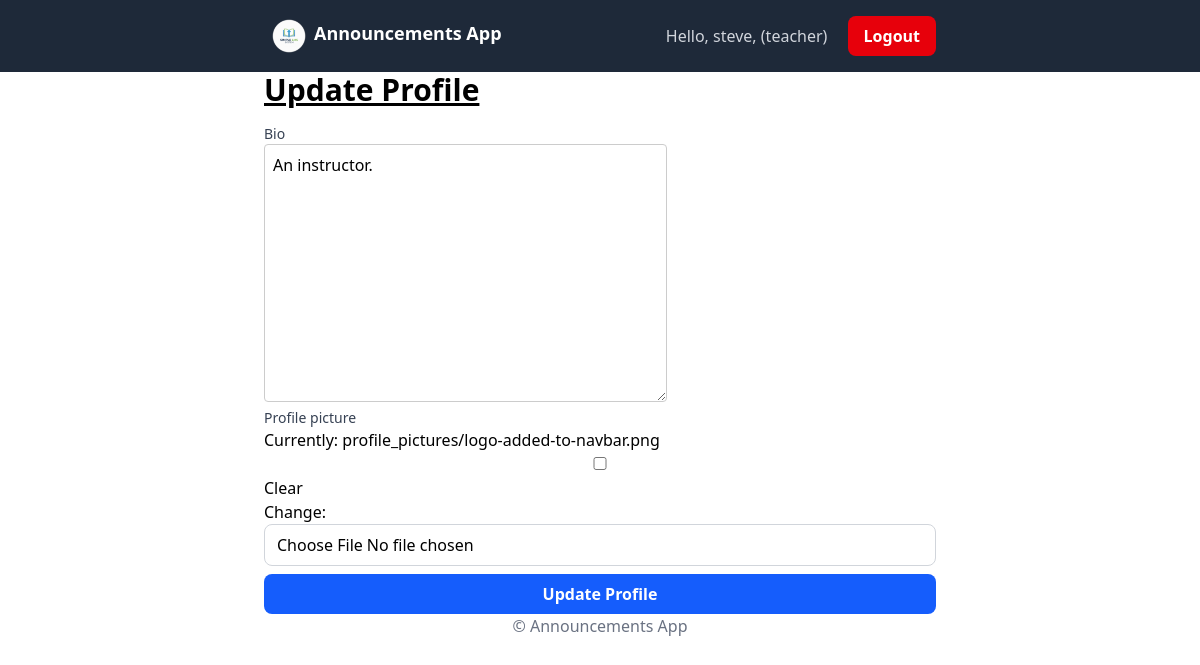
The app's page /profiles/edit/ (signed in) with its own data.
### core/models.py (models this page shows, shortened)
class User(AbstractUser):
    ROLE_CHOICES = (
        ('teacher', 'Teacher'),
        ('student', 'Student'),
    )
    role = models.CharField(max_length=10, choices=ROLE_CHOICES)

### profiles/models.py (models this page shows, shortened)
class Profile(models.Model):
    user = models.OneToOneField(
        settings.AUTH_USER_MODEL,
        on_delete=models.CASCADE,
        related_name="profile"
    )
    bio = models.TextField(blank=True, null=True)
    profile_picture = models.ImageField(
        upload_to="profile_pictures/", # this line will upload to media/profile_pictures/
        blank=True,
        null=True
    )

### profiles/views.py (the view)
# urls.py: path("edit/", update_profile, name="profile_edit"),
@login_required
def update_profile(request):
    profile, created = Profile.objects.get_or_create(user=request.user)
    if request.method == "POST":
        form = ProfileForm(
            request.POST,
            request.FILES,  # the images that are passed back.
            instance=profile,
        )
        if form.is_valid():
            form.save()
            return redirect("profile_edit")
    else:
        form = ProfileForm(instance=profile)
    return render(request, "profiles/edit_profile.html", {"form": form})

### profiles/forms.py
class ProfileForm(forms.ModelForm):
    class Meta:
        model = Profile
        fields = ['bio', 'profile_picture']

### profiles/templates/profiles/edit_profile.html (shortened to what this page needs)
{% extends 'base.html' %}
{% block content %}
<div class="max-w-2xl mx-auto px-4 md:px-0">
  <div class="flex justify-between items-center mb-4">
    <h1 class="text-3xl font-bold underline">
      Update Profile
    </h1>
  </div>
  <form method="post" enctype="multipart/form-data">
    {% for field in form %}
      <div>
        <label for="{{ field.id_for_label }}" class="block text-sm font-medium text-gray-700">
          {{ field.label }}
        </label>
        {{ field }}
      </div>
    {% endfor %}
    <button type="submit" class="mt-2 w-full bg-blue-600 hover:bg-blue-700 text-white font-semibold py-2 px-4 rounded-lg">
      Update Profile
    </button>
  </form>
</div>
{% endblock %}

### templates/base.html (shortened to what this page needs)
{% load static %}
<!doctype html>
<html>
  <head>
    <script src="https://cdn.jsdelivr.net/npm/@tailwindcss/browser@4"></script>
    <link rel="stylesheet" href="{% static '/css/styles.css' %}" />
  </head>
  <body>
    <header>
        {% block header %}
        <nav class="bg-gray-800 p-4">
                <div class="max-w-2xl mx-auto flex justify-between items-center">
                    <a href="" class="flex text-white text-lg font-semibold">
                        <img
                            src="{% static 'logo-sm.png' %}"
                            class="px-2"
                            width="50"
                            height="50"
                        />
                        Announcements App
                    </a>
                    {% if user.is_authenticated %}
                    <div>
                        <form method="post" action="{% url 'logout' %}">
                            <span class="text-gray-300 mr-4">
                                Hello, {{user.username}}, ({{user.role}})
                            </span>
                            <button type="submit" class="px-4 py-2 bg-red-600 text-white font-semibold rounded-lg hover:bg-red-700 focus:outline-none focus:ring-2 focus:ring-red-500 focus:ring-offset-2">
                                Logout
                            </button>
                        </form>
                    </div>
                    {% endif %}
                </div>
        </nav>
        {% endblock %}
    </header>
    <main>
        {% block content %}{% endblock %}
    </main>
    <footer>
        {% block footer %}
            <p class="text-center text-gray-500">
                &copy; Announcements App
            </p>
        {% endblock %}
    </footer>
  </body>
</html>

### static/css/styles.css (style rules this page uses)
input, select { width: 100%; border: 1px solid #d1d5db; border-radius: 0.5rem; padding: 0.5rem 0.75rem; outline: none; }
textarea { border: 1px solid #ccc; border-radius: 4px; padding: 8px; }

### records on screen
User: username "steve", role "teacher"
Profile: form "An instructor."

### other values on screen
{{ field.label }} "Bio" "Profile picture"
